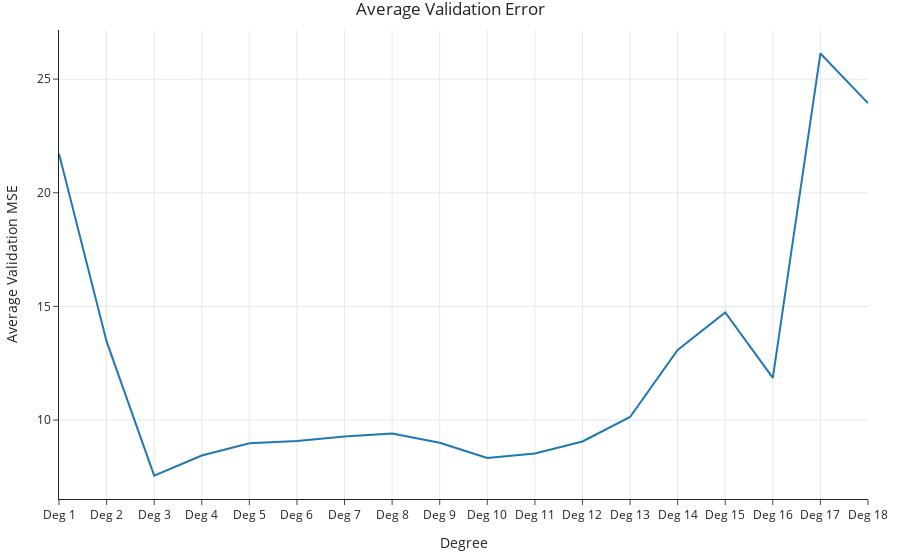

Here is the notebook cell this chart was saved with:
### Code cell
fig = errs_df.mean(axis=0).iloc[:18].plot(kind='line', title='Average Validation Error')
fig.update_layout(xaxis_title='Degree', yaxis_title='Average Validation MSE', showlegend=False)

### Figure 1 — Plotly figure (JSON) as saved in the notebook; plotly's stock layout.template omitted (floating-point values rounded to 4 significant figures)
{"data": [{"hovertemplate": "variable=0<br>index=%{x}<br>value=%{y}<extra></extra>", "legendgroup": "0", "line": {"color": "#1F77B4", "dash": "solid"}, "marker": {"symbol": "circle"}, "mode": "lines", "name": "0", "orientation": "v", "showlegend": true, "type": "scatter", "x": ["Deg 1", "Deg 2", "Deg 3", "Deg 4", "Deg 5", "Deg 6", "Deg 7", "Deg 8", "Deg 9", "Deg 10", "Deg 11", "Deg 12", "Deg 13", "Deg 14", "Deg 15", "Deg 16", "Deg 17", "Deg 18"], "xaxis": "x", "y": [21.71, 13.46, 7.56, 8.443, 8.984, 9.075, 9.282, 9.407, 9.0, 8.33, 8.534, 9.06, 10.14, 13.09, 14.73, 11.86, 26.13, 23.94], "yaxis": "y"}], "layout": {"legend": {"title": {"text": "variable"}, "tracegroupgap": 0}, "showlegend": false, "title": {"text": "Average Validation Error"}, "xaxis": {"anchor": "y", "domain": [0, 1], "title": {"text": "Degree"}}, "yaxis": {"anchor": "x", "domain": [0, 1], "title": {"text": "Average Validation MSE"}}}}
